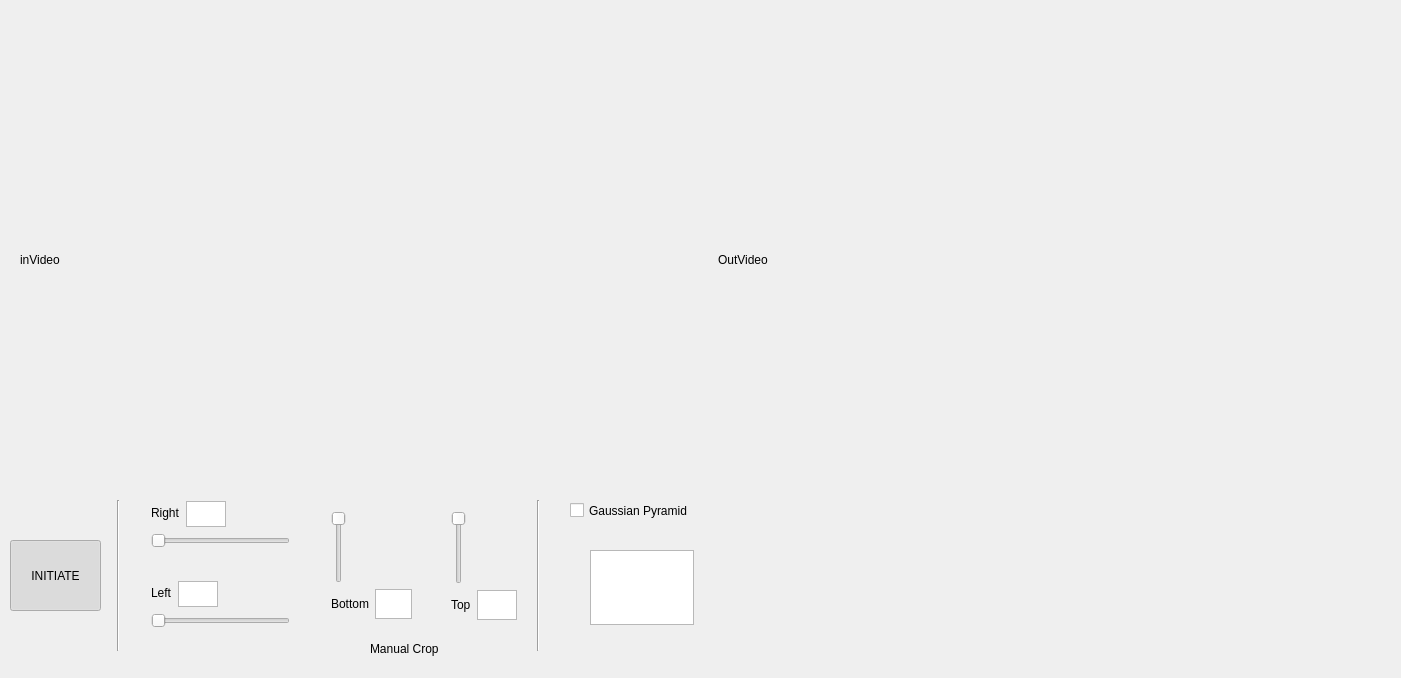
<?xml version="1.0" encoding="UTF-8"?>
<ui version="4.0">
 <class>MainWindow</class>
 <widget class="QMainWindow" name="MainWindow">
  <property name="geometry">
   <rect>
    <x>0</x>
    <y>0</y>
    <width>1401</width>
    <height>678</height>
   </rect>
  </property>
  <property name="windowTitle">
   <string>MainWindow</string>
  </property>
  <widget class="QWidget" name="centralWidget">
   <widget class="QPushButton" name="pushButton">
    <property name="geometry">
     <rect>
      <x>10</x>
      <y>540</y>
      <width>91</width>
      <height>71</height>
     </rect>
    </property>
    <property name="text">
     <string>INITIATE</string>
    </property>
    <property name="checkable">
     <bool>true</bool>
    </property>
    <property name="checked">
     <bool>true</bool>
    </property>
    <property name="flat">
     <bool>false</bool>
    </property>
   </widget>
   <widget class="QWidget" name="layoutWidget2">
    <property name="geometry">
     <rect>
      <x>9</x>
      <y>9</y>
      <width>1411</width>
      <height>482</height>
     </rect>
    </property>
    <layout class="QHBoxLayout" name="horizontalLayout">
     <item>
      <widget class="QLabel" name="inVideo">
       <property name="minimumSize">
        <size>
         <width>640</width>
         <height>480</height>
        </size>
       </property>
       <property name="text">
        <string>inVideo</string>
       </property>
      </widget>
     </item>
     <item>
      <widget class="QLabel" name="outVideo">
       <property name="minimumSize">
        <size>
         <width>640</width>
         <height>480</height>
        </size>
       </property>
       <property name="text">
        <string>OutVideo</string>
       </property>
      </widget>
     </item>
    </layout>
   </widget>
   <widget class="QCheckBox" name="checkBox">
    <property name="geometry">
     <rect>
      <x>570</x>
      <y>500</y>
      <width>151</width>
      <height>21</height>
     </rect>
    </property>
    <property name="text">
     <string>Gaussian Pyramid</string>
    </property>
   </widget>
   <widget class="Line" name="line">
    <property name="geometry">
     <rect>
      <x>530</x>
      <y>500</y>
      <width>16</width>
      <height>151</height>
     </rect>
    </property>
    <property name="orientation">
     <enum>Qt::Vertical</enum>
    </property>
   </widget>
   <widget class="Line" name="line_2">
    <property name="geometry">
     <rect>
      <x>110</x>
      <y>500</y>
      <width>16</width>
      <height>151</height>
     </rect>
    </property>
    <property name="orientation">
     <enum>Qt::Vertical</enum>
    </property>
   </widget>
   <widget class="QLabel" name="label_5">
    <property name="geometry">
     <rect>
      <x>370</x>
      <y>640</y>
      <width>91</width>
      <height>17</height>
     </rect>
    </property>
    <property name="text">
     <string>Manual Crop</string>
    </property>
   </widget>
   <widget class="QWidget" name="layoutWidget3">
    <property name="geometry">
     <rect>
      <x>140</x>
      <y>570</y>
      <width>161</width>
      <height>69</height>
     </rect>
    </property>
    <layout class="QVBoxLayout" name="verticalLayout">
     <item>
      <layout class="QFormLayout" name="formLayout_3">
       <item row="0" column="0">
        <widget class="QLabel" name="label">
         <property name="text">
          <string>Left</string>
         </property>
        </widget>
       </item>
       <item row="0" column="1">
        <widget class="QPlainTextEdit" name="SldLeftValue">
         <property name="enabled">
          <bool>true</bool>
         </property>
         <property name="sizePolicy">
          <sizepolicy hsizetype="MinimumExpanding" vsizetype="MinimumExpanding">
           <horstretch>0</horstretch>
           <verstretch>0</verstretch>
          </sizepolicy>
         </property>
         <property name="minimumSize">
          <size>
           <width>0</width>
           <height>0</height>
          </size>
         </property>
         <property name="maximumSize">
          <size>
           <width>40</width>
           <height>30</height>
          </size>
         </property>
        </widget>
       </item>
      </layout>
     </item>
     <item>
      <widget class="QSlider" name="SldLeft">
       <property name="minimum">
        <number>0</number>
       </property>
       <property name="maximum">
        <number>638</number>
       </property>
       <property name="singleStep">
        <number>20</number>
       </property>
       <property name="orientation">
        <enum>Qt::Horizontal</enum>
       </property>
      </widget>
     </item>
    </layout>
   </widget>
   <widget class="QWidget" name="layoutWidget4">
    <property name="geometry">
     <rect>
      <x>320</x>
      <y>500</y>
      <width>103</width>
      <height>130</height>
     </rect>
    </property>
    <layout class="QVBoxLayout" name="verticalLayout_2">
     <item>
      <widget class="QSlider" name="SldUpper">
       <property name="minimum">
        <number>2</number>
       </property>
       <property name="maximum">
        <number>480</number>
       </property>
       <property name="singleStep">
        <number>20</number>
       </property>
       <property name="orientation">
        <enum>Qt::Vertical</enum>
       </property>
       <property name="invertedAppearance">
        <bool>true</bool>
       </property>
      </widget>
     </item>
     <item>
      <layout class="QHBoxLayout" name="horizontalLayout_3">
       <item>
        <widget class="QLabel" name="label_3">
         <property name="text">
          <string>Bottom</string>
         </property>
        </widget>
       </item>
       <item>
        <widget class="QPlainTextEdit" name="SldUpperValue">
         <property name="maximumSize">
          <size>
           <width>40</width>
           <height>30</height>
          </size>
         </property>
        </widget>
       </item>
      </layout>
     </item>
    </layout>
   </widget>
   <widget class="QWidget" name="layoutWidget5">
    <property name="geometry">
     <rect>
      <x>140</x>
      <y>490</y>
      <width>161</width>
      <height>69</height>
     </rect>
    </property>
    <layout class="QVBoxLayout" name="verticalLayout_3">
     <item>
      <layout class="QFormLayout" name="formLayout_2">
       <item row="0" column="0">
        <widget class="QLabel" name="label_2">
         <property name="text">
          <string>Right</string>
         </property>
        </widget>
       </item>
       <item row="0" column="1">
        <widget class="QPlainTextEdit" name="SldRightValue">
         <property name="sizePolicy">
          <sizepolicy hsizetype="MinimumExpanding" vsizetype="MinimumExpanding">
           <horstretch>0</horstretch>
           <verstretch>0</verstretch>
          </sizepolicy>
         </property>
         <property name="maximumSize">
          <size>
           <width>40</width>
           <height>30</height>
          </size>
         </property>
        </widget>
       </item>
      </layout>
     </item>
     <item>
      <widget class="QSlider" name="SldRight">
       <property name="minimum">
        <number>2</number>
       </property>
       <property name="maximum">
        <number>640</number>
       </property>
       <property name="singleStep">
        <number>20</number>
       </property>
       <property name="orientation">
        <enum>Qt::Horizontal</enum>
       </property>
       <property name="invertedAppearance">
        <bool>false</bool>
       </property>
      </widget>
     </item>
    </layout>
   </widget>
   <widget class="QWidget" name="layoutWidget6">
    <property name="geometry">
     <rect>
      <x>440</x>
      <y>500</y>
      <width>84</width>
      <height>131</height>
     </rect>
    </property>
    <layout class="QVBoxLayout" name="verticalLayout_5">
     <item>
      <widget class="QSlider" name="SldLower">
       <property name="minimum">
        <number>0</number>
       </property>
       <property name="maximum">
        <number>478</number>
       </property>
       <property name="singleStep">
        <number>20</number>
       </property>
       <property name="orientation">
        <enum>Qt::Vertical</enum>
       </property>
       <property name="invertedAppearance">
        <bool>true</bool>
       </property>
      </widget>
     </item>
     <item>
      <layout class="QFormLayout" name="formLayout_4">
       <item row="0" column="0">
        <layout class="QHBoxLayout" name="horizontalLayout_2">
         <item>
          <widget class="QLabel" name="label_4">
           <property name="text">
            <string>Top</string>
           </property>
          </widget>
         </item>
         <item>
          <widget class="QPlainTextEdit" name="SldLowerValue">
           <property name="maximumSize">
            <size>
             <width>40</width>
             <height>30</height>
            </size>
           </property>
          </widget>
         </item>
        </layout>
       </item>
      </layout>
     </item>
    </layout>
   </widget>
   <widget class="QPlainTextEdit" name="FPS">
    <property name="geometry">
     <rect>
      <x>590</x>
      <y>550</y>
      <width>104</width>
      <height>75</height>
     </rect>
    </property>
   </widget>
  </widget>
  <widget class="QMenuBar" name="menuBar">
   <property name="geometry">
    <rect>
     <x>0</x>
     <y>0</y>
     <width>1401</width>
     <height>25</height>
    </rect>
   </property>
  </widget>
 </widget>
 <layoutdefault spacing="6" margin="11"/>
 <resources/>
 <connections/>
</ui>
